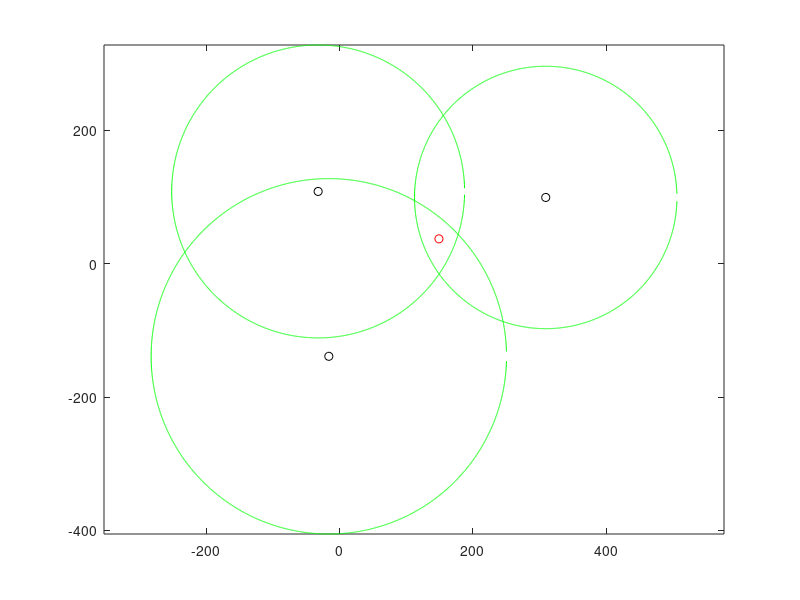

The MATLAB source for this figure: (Note: this script raises an error after producing the figure.)
clc
% clear all
close all

A = 1;
B = 2;
C = 3;
M = 4; 
M1 = 5;

L = struct ('x', {}, 'y', {});

L(M).x  = 149;
L(M).y  = 37;
L(A).x  = -32;
L(A).y  = 108;
L(B).x  = -16;
L(B).y  = -139;
L(C).x  = 309;
L(C).y  = 99;


plot (L(M).x, L(M).y, 'ro'), hold on
plot (L(A).x, L(A).y, 'ko')
plot (L(B).x, L(B).y, 'ko')
plot (L(C).x, L(C).y, 'ko')


r(A) = ((L(M).x - L(A).x)^2 + (L(M).y - L(A).y)^2) ^.5 + 25;
r(B) = ((L(M).x - L(B).x)^2 + (L(M).y - L(B).y)^2) ^.5 + 25;
r(C) = ((L(M).x - L(C).x)^2 + (L(M).y - L(C).y)^2) ^.5 + 25;

for k = A:C
    x = (L(k).x - r(k)):.1:(L(k).x + r(k));
    y1 = L(k).y + (((r(k))^2 - (x - L(k).x).^2)).^.5;
    y2 = L(k).y - (((r(k))^2 - (x - L(k).x).^2)).^.5;
    plot(x, y1, 'g'), hold on, axis equal
    plot(x, y2, 'g')
end

 

L(M1) = tri_loc(L(A:C), r);

plot (L(M1).x, L(M1).y, 'rx')